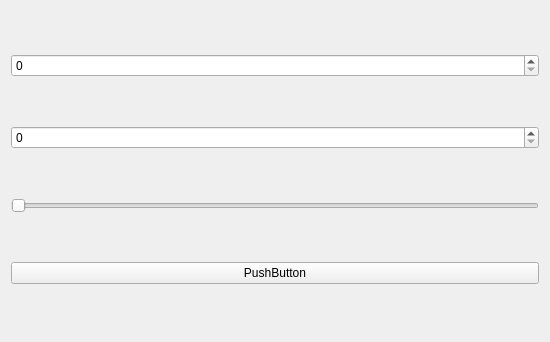
<?xml version="1.0" encoding="UTF-8"?>
<ui version="4.0">
 <class>ParameterSetterWidget</class>
 <widget class="QWidget" name="ParameterSetterWidget">
  <property name="geometry">
   <rect>
    <x>0</x>
    <y>0</y>
    <width>550</width>
    <height>342</height>
   </rect>
  </property>
  <property name="windowTitle">
   <string>Widget</string>
  </property>
  <layout class="QVBoxLayout" name="verticalLayout">
   <item>
    <widget class="QSpinBox" name="spinBox"/>
   </item>
   <item>
    <widget class="QSpinBox" name="spinBox_2"/>
   </item>
   <item>
    <widget class="QSlider" name="horizontalSlider">
     <property name="orientation">
      <enum>Qt::Horizontal</enum>
     </property>
    </widget>
   </item>
   <item>
    <widget class="QPushButton" name="pushButton">
     <property name="text">
      <string>PushButton</string>
     </property>
    </widget>
   </item>
  </layout>
 </widget>
 <layoutdefault spacing="6" margin="11"/>
 <resources/>
 <connections/>
</ui>
